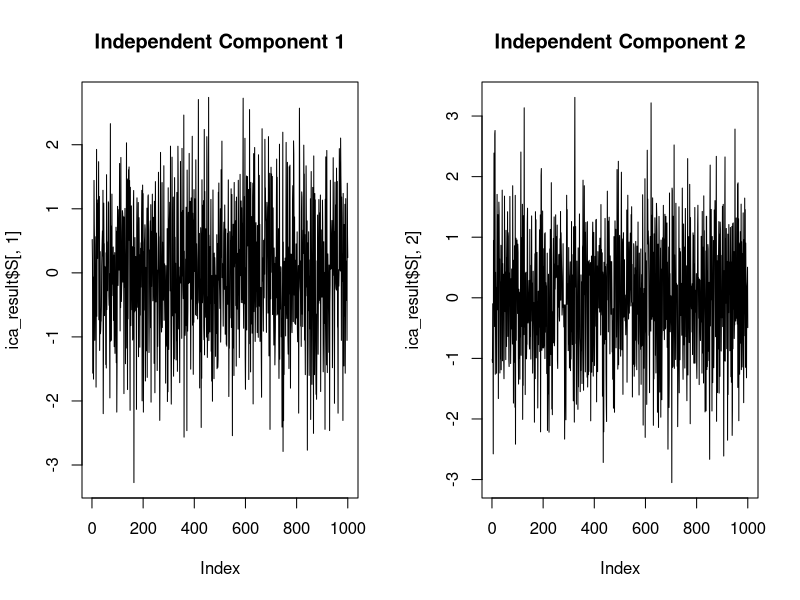
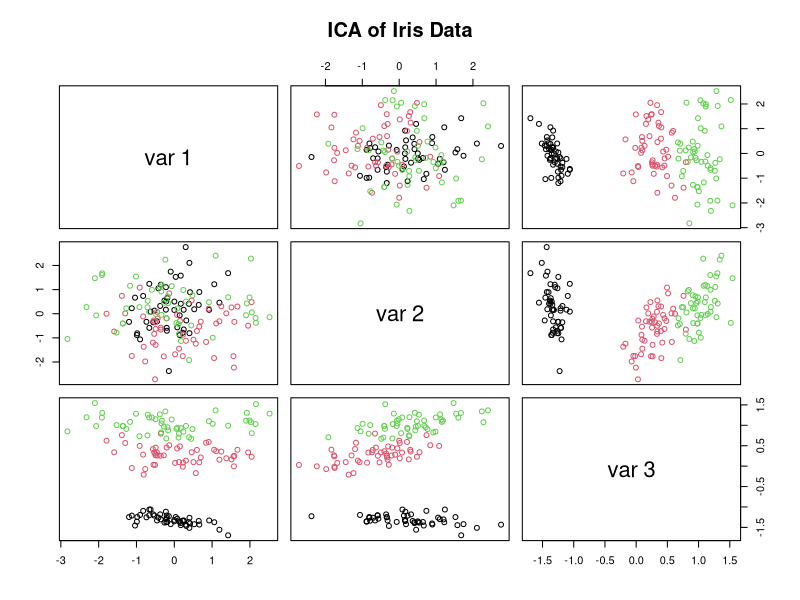
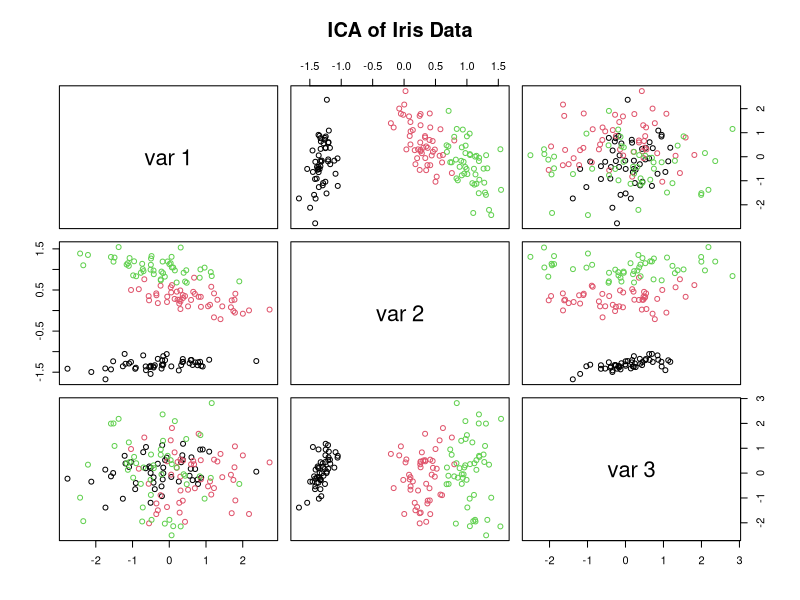

Write the R code that produced these figures, in order. (Note: this script raises an error after producing the figures.)
#######################################
# Independent Component Analysis Demo #
#  fastICA Demo                       #
#  Simulation example                 #
#######################################
# Install and load the fastICA package
install.packages("fastICA")
library(fastICA)

# How does ICA work for data with a single source but 2 signals?
# Generate sample data
set.seed(123)
S <- matrix(rnorm(2000), 1000, 2)
A <- matrix(c(1, 2, 3, 4), 2, 2)
X <- S %*% t(A) # %*% is used for matrix multiplication

# Apply ICA
ica_result <- fastICA(X, n.comp = 2) # n.comp corresponds to the number of signals looking for

# Plot the results
par(mfrow = c(1, 2))
plot(ica_result$S[, 1], type = "l", main = "Independent Component 1")
plot(ica_result$S[, 2], type = "l", main = "Independent Component 2")

################################################
# Install and load the fastICA package
# Example of 4 signals and 3 sources
# Fisher's iris data

# Load example data
data(iris)
iris_matrix <- as.matrix(iris[, -5])

# Run ICA
ica_result <- fastICA(iris_matrix, n.comp = 3)

# Plot the results
pairs(ica_result$S, col = iris$Species, main = "ICA of Iris Data")
######################
# Removing duplicate rows is recommended
# Remove duplicate rows
iris_matrix_unique <- unique(iris_matrix)

# Run ICA
ica_result <- fastICA(iris_matrix_unique, n.comp = 3)

# Plot the results
pairs(ica_result$S, col = iris$Species[!duplicated(iris_matrix)], main = "ICA of Iris Data")

############################################
# Stocks data example
# Read in stocks data
stocks_ica <- fastICA(stocks[,2:4], n.comp=2)

# Plot the results
pairs(stocks_ica$S, col=factor(stocks$Industry), main = "ICA for Stocks Data")

# Suppose I suspect 4 signals (industries)?
stocks_ica4 <-fastICA(stocks[,2:4], n.comp=4)

# May use the SCA package, but ...
install.packages("SCA")
# it is not available at CRAN
